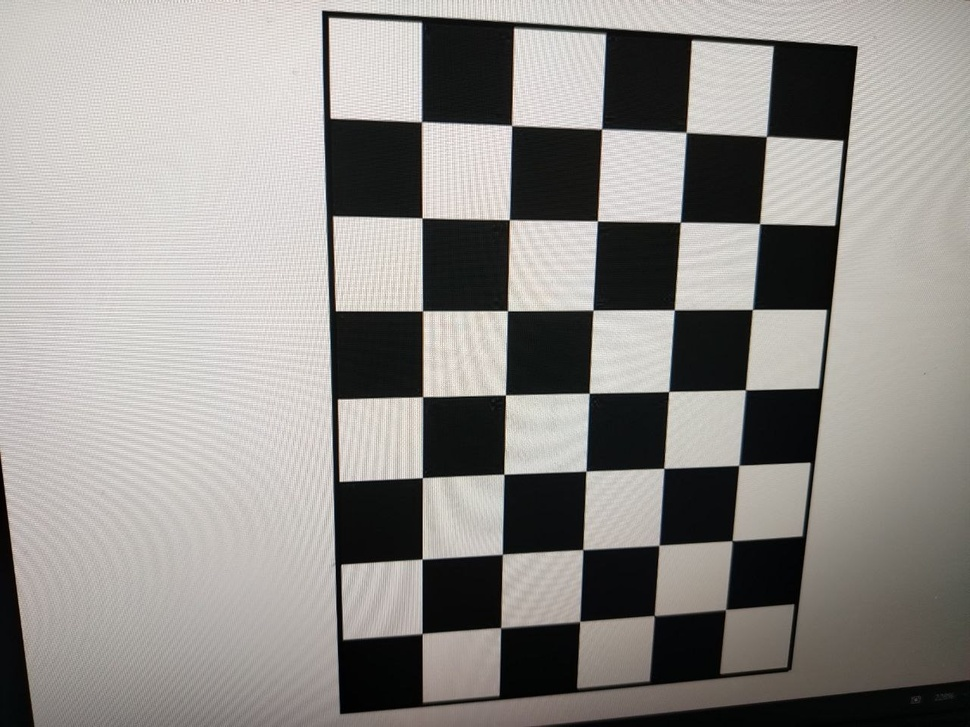
#> input picture MMRO/Lab2/1.jpg, 970 x 727 px, shrunk from 1280 x 960 before the run; its folder holds only this picture in this run
$ python lab2.py
#> lines starting #> are read from the running program, lines starting #| are printed output that depends on the picture; after the words box and inside, x2 and y2 are one past the last pixel; in counts of white or black regions, pixels touching at a corner belong together; long printed decimals are rounded

# Import required modules
import cv2
import numpy as np
import os
import glob
# Define the dimensions of checkerboard
CHECKERBOARD = (5, 7)
# stop the iteration when specified
# accuracy, epsilon, is reached or
# specified number of iterations are completed.
criteria = (cv2.TERM_CRITERIA_EPS + cv2.TERM_CRITERIA_MAX_ITER, 30, 0.001)
# Vector for 3D points
threedpoints = []
# Vector for 2D points
twodpoints = []
# 3D points real world coordinates
objectp3d = np.zeros((1, CHECKERBOARD[0] * CHECKERBOARD[1], 3), np.float32)
objectp3d[0, :, :2] = np.mgrid[0:CHECKERBOARD[0], 0:CHECKERBOARD[1]].T.reshape(-1, 2)
prev_img_shape = None
# Extracting path of individual image stored
# in a given directory. Since no path is
# specified, it will take current directory
# jpg files alone
images = glob.glob("*.jpg")

for filename in images:
    image = cv2.imread(filename)
#> image is the input picture: shape (727, 970, 3); mean B, G, R 138.6, 142.2, 145.2
    grayColor = cv2.cvtColor(image, cv2.COLOR_BGR2GRAY)
    # Find the chess board corners
    # If desired number of corners are
    # found in the image then ret = true
    ret, corners = cv2.findChessboardCorners(grayColor, CHECKERBOARD, cv2.CALIB_CB_ADAPTIVE_THRESH + cv2.CALIB_CB_FAST_CHECK + cv2.CALIB_CB_NORMALIZE_IMAGE)
#> ret = True; corners = 35 rows, first 8: [422, 122.1], [511.4, 126.1], [601.7, 129.2], [685.7, 133.3], [766.5, 136.8], [422, 217.9], [508.8, 219.6], [597.5, 220.7]
    # If desired number of corners can be detected then,
    # refine the pixel coordinates and display
    # them on the images of checker board
    if ret == True:
        threedpoints.append(objectp3d)
        # Refining pixel coordinates
        # for given 2d points.
        corners2 = cv2.cornerSubPix(grayColor, corners, (11, 11), (-1, -1), criteria)
#> corners2 = 35 rows, first 8: [421.6, 121.7], [511.7, 125.4], [601.6, 128.9], [686.3, 132.4], [766.5, 136.3], [422, 217.9], [509.4, 219.7], [597.4, 220.9]
        twodpoints.append(corners2)
        # Draw and display the corners
        image = cv2.drawChessboardCorners(image, CHECKERBOARD, corners2, ret)
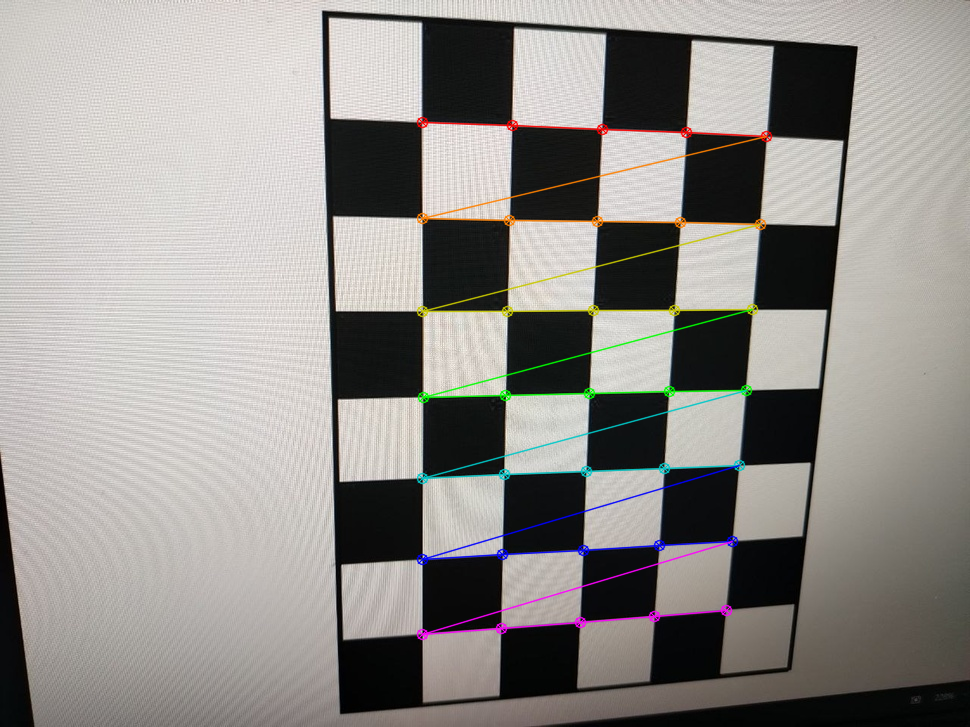
#> image: shape (727, 970, 3); 2.21% of pixels changed, all inside (x1, y1, x2, y2) = (416, 116, 773, 641)
    cv2.imshow("img", image)
    cv2.waitKey(0)

cv2.destroyAllWindows()
h, w = image.shape[:2]
#> h = 727; w = 970
# Perform camera calibration by
# passing the value of above found out 3D points (threedpoints)
# and its corresponding pixel coordinates of the
# detected corners (twodpoints)
ret, matrix, distortion, r_vecs, t_vecs = cv2.calibrateCamera(threedpoints, twodpoints, grayColor.shape[::-1], None, None)
#> ret = 0.908; matrix = [[709, 0, 479.2], [0, 702.8, 376.9], [0, 0, 1]]; distortion = [[0.434, -2.82, -0.0108, 0.00419, 5.21]]; r_vecs = ([0.174, -0.169, -0.000821],); t_vecs = ([-0.622, -2.73, 7.74],)
# Displayig required output
print(" Camera matrix:")
print(matrix)
#| [[709.049   0.         479.184]
#|  [  0.         702.804 376.888]
#|  [  0.           0.           1.        ]]
print(" Distortion coefficient:")
print(distortion)
#| [[ 4.34316338e-01 -2.82393153e+00 -1.08092716e-02  4.18658391e-03
#|    5.20875022e+00]]
print(" Rotation Vectors:")
print(r_vecs)
#| (array([[ 0.1741],
#|        [-0.1693],
#|        [-0.0008207 ]]),)
print(" Translation Vectors:")
print(t_vecs)
#| (array([[-0.6224],
#|        [-2.728],
#|        [ 7.740]]),)

$ run again, on MMRO/Lab2/5.jpg
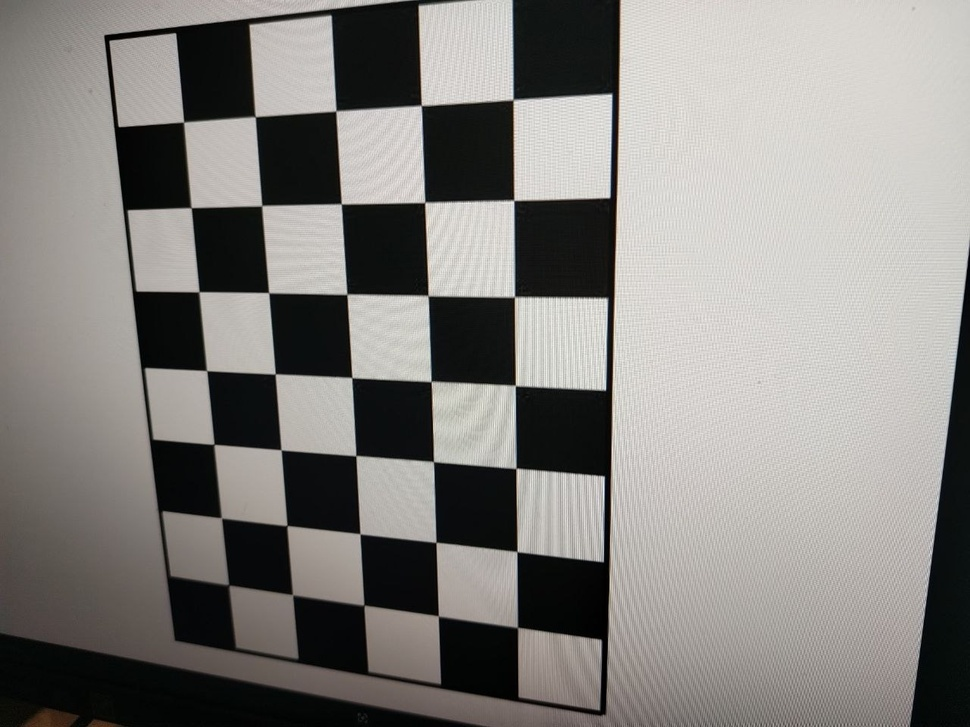
#> input picture MMRO/Lab2/5.jpg, 970 x 727 px, shrunk from 1280 x 960 before the run
#> image is the input picture: shape (727, 970, 3); mean B, G, R 127.8, 131.2, 133.6
#> `ret, corners = cv2.findChessboardCorners(grayColor, CHECKERBOARD, cv2...`: ret = True; corners = 35 rows, first 8: [518, 626.7], [437.9, 614.8], [364.3, 604.1], [293.2, 596.3], [229.4, 584.3], [517, 551.6], [436, 542.6], [360, 533.7]
#> corners2 = 35 rows, first 8: [517.6, 627.4], [438.3, 616], [363.9, 605.2], [292.6, 594.8], [228.6, 585], [517, 551.6], [435.9, 542.3], [359.9, 533.8]
#> `image = cv2.drawChessboardCorners(image, CHECKERBOARD, corners2, ret)`:
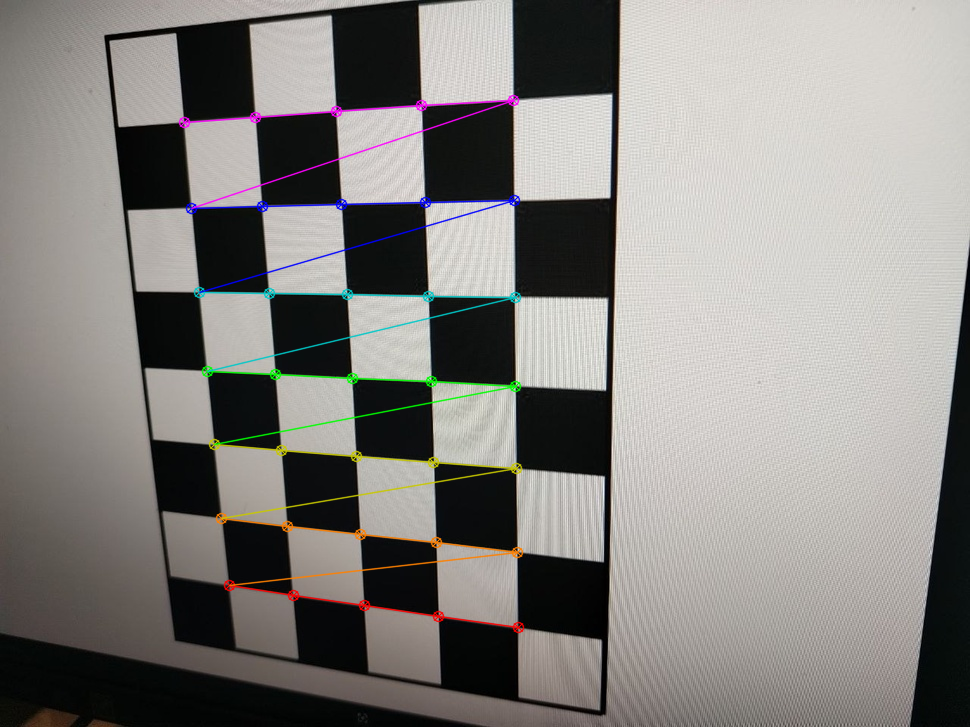
#> image: shape (727, 970, 3); 2.11% of pixels changed, all inside (x1, y1, x2, y2) = (178, 94, 525, 634)
#> `ret, matrix, distortion, r_vecs, t_vecs = cv2.calibrateCamera(threedpo..`: ret = 0.87; matrix = [[728.8, 0, 476.9], [0, 719.9, 366.8], [0, 0, 1]]; distortion = [[0.467, -3.08, -0.0118, -0.000989, 5.64]]; r_vecs = ([-0.459, 0.303, -3.08],); t_vecs = ([0.483, 3.15, 8.76],)
#| [[728.795   0.         476.900]
#|  [  0.         719.864 366.837]
#|  [  0.           0.           1.        ]]
#| [[ 4.66834367e-01 -3.08141134e+00 -1.17889850e-02 -9.89188290e-04
#|    5.64078160e+00]]
#| (array([[-0.4589],
#|        [ 0.3033],
#|        [-3.083]]),)
#| (array([[0.4826],
#|        [3.149],
#|        [8.762 ]]),)

$ run again, on MMRO/Lab2/2.jpg
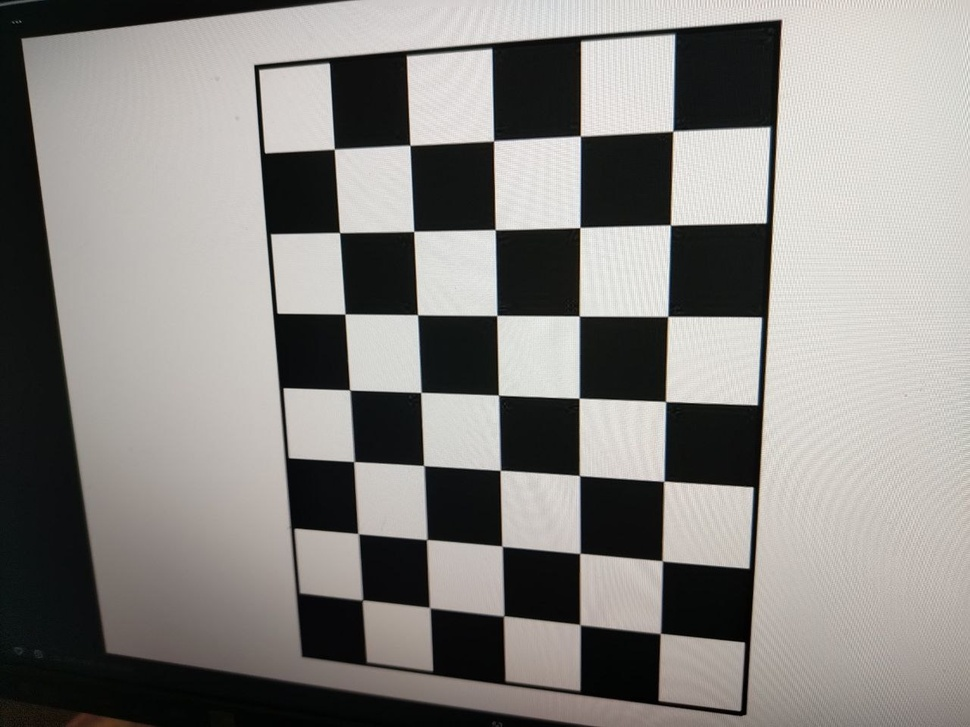
#> input picture MMRO/Lab2/2.jpg, 970 x 727 px, shrunk from 1280 x 960 before the run
#> image is the input picture: shape (727, 970, 3); mean B, G, R 130.3, 133.6, 136
#> `ret, corners = cv2.findChessboardCorners(grayColor, CHECKERBOARD, cv2...`: ret = True; corners = 35 rows, first 8: [660.2, 633.4], [579.9, 624.6], [503.6, 616], [429.7, 607.5], [366, 598], [662.2, 560.7], [579.8, 553.4], [501.9, 546.1]
#> corners2 = 35 rows, first 8: [660.4, 633.4], [580.1, 624.6], [503.6, 615.9], [429.7, 607.6], [362.4, 600], [662.3, 560.8], [579.8, 553.4], [502.1, 546.2]
#> `image = cv2.drawChessboardCorners(image, CHECKERBOARD, corners2, ret)`:
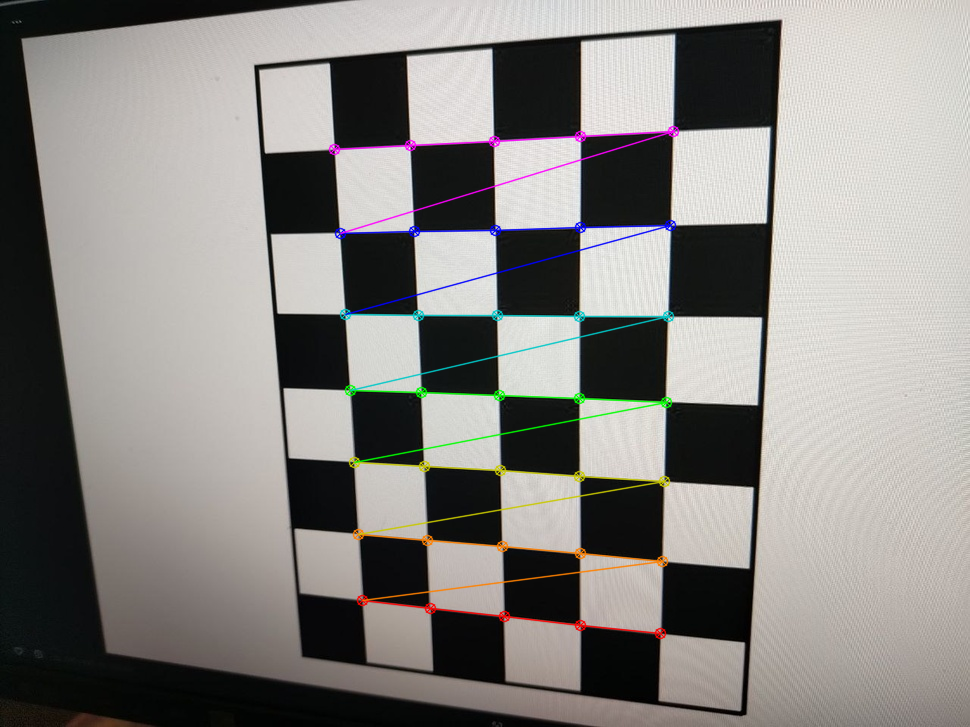
#> image: shape (727, 970, 3); 2.16% of pixels changed, all inside (x1, y1, x2, y2) = (328, 125, 680, 640)
#> `ret, matrix, distortion, r_vecs, t_vecs = cv2.calibrateCamera(threedpo..`: ret = 0.87; matrix = [[786.4, 0, 500.4], [0, 772, 382.5], [0, 0, 1]]; distortion = [[0.379, -3.05, -0.0127, 0.00604, 6.84]]; r_vecs = ([0.423, -0.301, 3.1],); t_vecs = ([1.96, 3.17, 9.74],)
#| [[786.407   0.         500.410]
#|  [  0.         772.035 382.471]
#|  [  0.           0.           1.        ]]
#| [[ 3.79022425e-01 -3.05195799e+00 -1.26531880e-02  6.03944330e-03
#|    6.83989348e+00]]
#| (array([[ 0.4231 ],
#|        [-0.3012],
#|        [ 3.104]]),)
#| (array([[1.960],
#|        [3.165],
#|        [9.739]]),)
